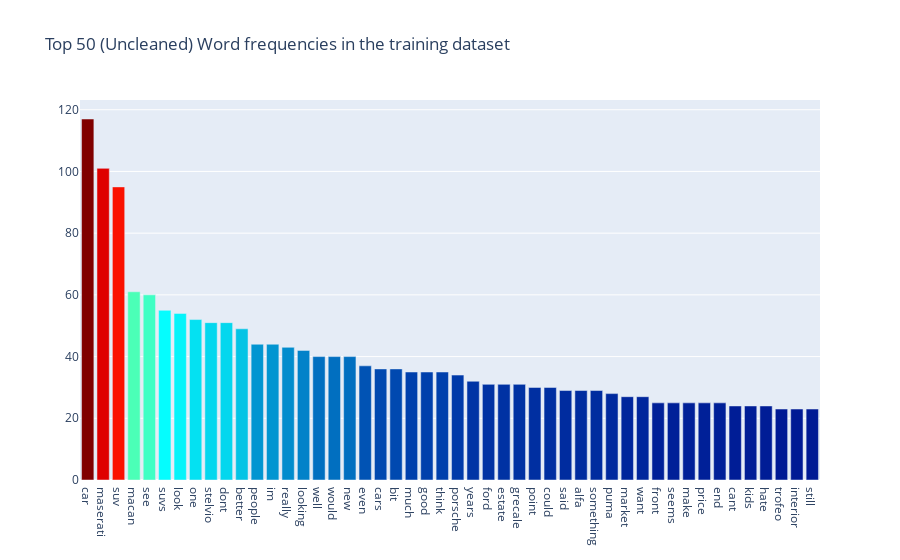

The cell this chart's notebook holds for it:
### Markdown cell above
EDA and Wordcloud (word distribution)

### Code cell
all_words = df['Comment'].str.split(expand=True).unstack().value_counts()
data = [go.Bar(
            x = all_words.index.values[2:50],
            y = all_words.values[2:50],
            marker= dict(colorscale='Jet',
                         color = all_words.values[2:100]
                        ),
    )]

layout = go.Layout(
    title='Top 50 (Uncleaned) Word frequencies in the training dataset'
)

fig = go.Figure(data=data, layout=layout)

py.iplot(fig, filename='basic-bar')

### Figure 1 — Plotly figure (JSON) as saved in the notebook; plotly's stock layout.template omitted (floating-point values rounded to 4 significant figures)
{"data": [{"marker": {"color": [117, 101, 95, 61, 60, 55, 54, 52, 51, 51, 49, 44, 44, 43, 42, 40, 40, 40, 37, 36, 36, 35, 35, 35, 34, 32, 31, 31, 31, 30, 30, 29, 29, 29, 28, 27, 27, 25, 25, 25, 25, 25, 24, 24, 24, 23, 23, 23, 22, 22, 22, 22, 21, 21, 20, 20, 20, 19, 19, 19, 19, 19, 19, 19, 18, 18, 18, 18, 18, 18, 17, 17, 17, 17, 17, 17, 16, 16, 16, 16, 16, 16, 16, 15, 15, 15, 15, 15, 15, 15, 15, 15, 14, 14, 14, 14, 14, 14], "colorscale": [[0, "rgb(0,0,131)"], [0.2, "rgb(0,60,170)"], [0.4, "rgb(5,255,255)"], [0.6, "rgb(255,255,0)"], [0.8, "rgb(250,0,0)"], [1, "rgb(128,0,0)"]]}, "type": "bar", "x": ["car", "maserati", "suv", "macan", "see", "suvs", "look", "one", "stelvio", "dont", "better", "people", "im", "really", "looking", "well", "would", "new", "even", "cars", "bit", "much", "good", "think", "porsche", "years", "ford", "estate", "grecale", "point", "could", "said", "alfa", "something", "puma", "market", "want", "front", "seems", "make", "price", "end", "cant", "kids", "hate", "trofeo", "interior", "still"], "y": [117, 101, 95, 61, 60, 55, 54, 52, 51, 51, 49, 44, 44, 43, 42, 40, 40, 40, 37, 36, 36, 35, 35, 35, 34, 32, 31, 31, 31, 30, 30, 29, 29, 29, 28, 27, 27, 25, 25, 25, 25, 25, 24, 24, 24, 23, 23, 23]}], "layout": {"title": {"text": "Top 50 (Uncleaned) Word frequencies in the training dataset"}}}
